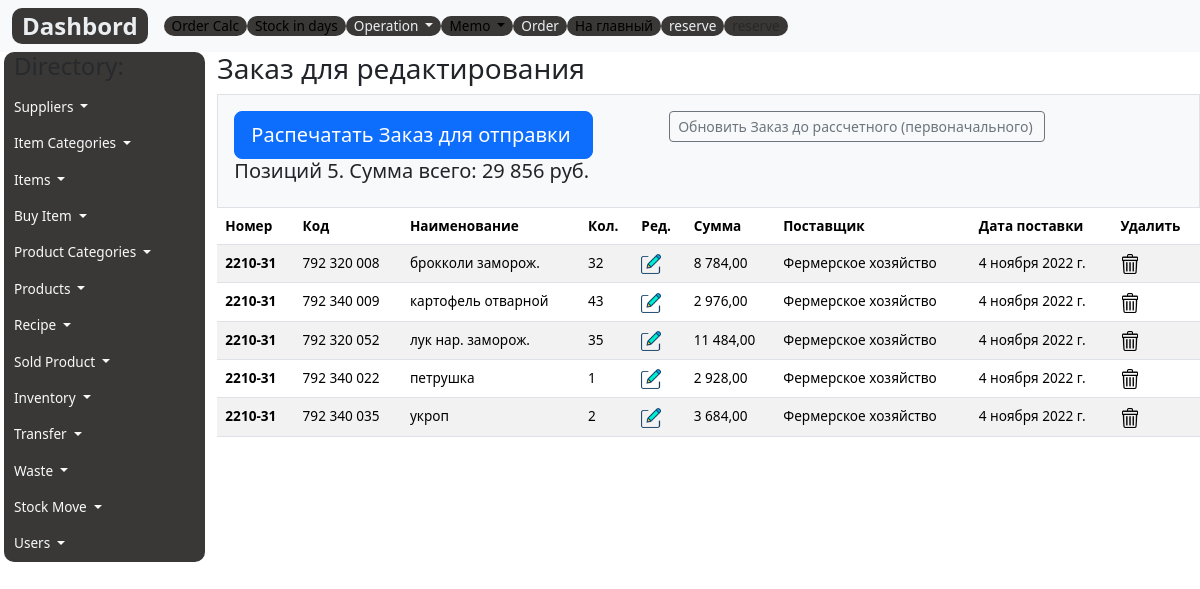
Before: /acore/order with the older database file.
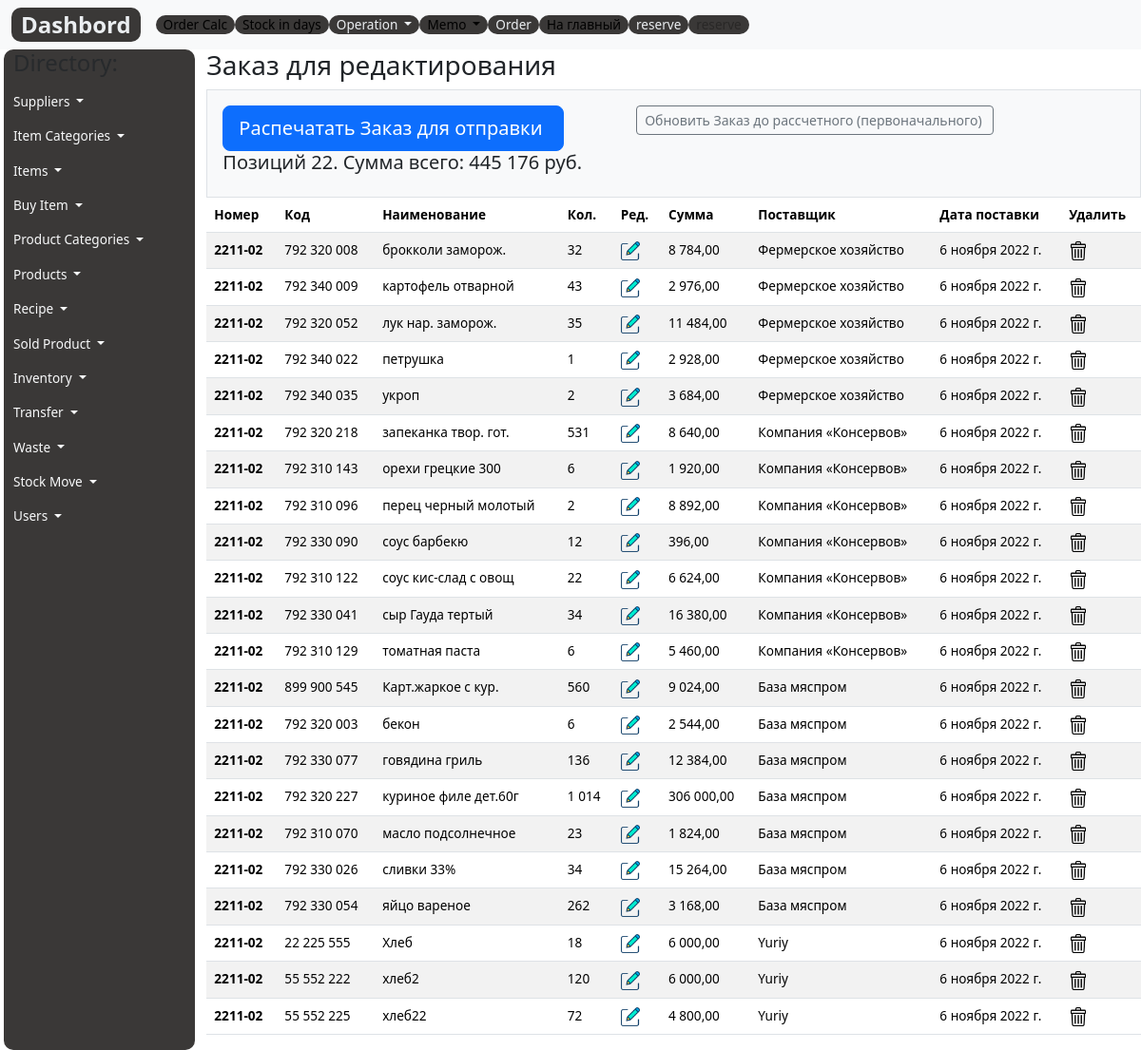
After: the same page with the newer database file.
### acore/models.py (models this page shows, shortened)
class Order(models.Model):
    code=models.DecimalField(max_digits=12, help_text="Не более 12 знаков",decimal_places=0,null=True,verbose_name='Код')
    name = models.CharField(max_length=200, help_text="Не более 200 знаков", db_index=True)
    order_number = models.CharField(max_length=10, help_text="Не более 10 знаков",)
    order= models.IntegerField(verbose_name='Заказ, ед.')
    order_cost=models.DecimalField(max_digits=10, help_text="Не более 10 знаков",decimal_places=2, null=True)
    supply_pack = models.IntegerField(verbose_name='Упаковка, ед.', null=True, default=1)
    supplier=models.CharField(max_length=200, help_text="Не более 200 знаков", null=True)
    delivery_date = models.DateField(verbose_name='Дата поставки')
    created_date = models.DateField(auto_now_add=True)
    class Meta:
        ordering = ['-supplier','name']
        verbose_name = 'Заказ'
        verbose_name_plural = 'Заказ'

### acore/views.py (the view)
# urls.py: path('order', order, name='order'),
def order(request):
    order=Order.objects.all()
    summ_order = Order.objects.aggregate(sum_order=Sum('order_cost')).get('sum_order')
    order_costs=summ_order
    context={
        'title':'Order for',
        'order': order,
        'order_costs':order_costs
    }
    return render(request,'list/order.html', context)

### acore/templates/list/order.html (shortened to what this page needs)
{% extends 'base.html' %}
{% load static %}
{% block content %}
<h3>Заказ для редактирования</h3>
<div class="col-12">
  <div class="p-3 border bg-light">
    <div class="row col-11">
      <div class="col-6">
        <form action="{% url 'print' %}" method="post" novalidate="novalidate">
          <input id="payment-button" type="submit" class="btn btn-lg btn-primary btn-block" name="export"
            value="Распечатать Заказ для отправки " />
        </form>
      </div>
      <div class="col-5">
        <form action="{% url 'order_calc' %}" method="post" novalidate="novalidate">
          <input id="payment-button" type="submit" class="btn btn-sm btn-outline-secondary btn-block" name="export"
            value="Обновить Заказ до рассчетного (первоначального) " />
        </form>
      </div>
    </div>
    <h5>Позиций {{order.count}}. Сумма всего: {{order_costs}} руб. </h5>
  </div>
</div>
<table class="table table-striped">
  <thead style="position: sticky;
  top: -1px;
  z-index: 2;background: #9d9e9e;">
    <tr>
      <th scope="col">Номер</th>
      <th scope="col">Код</th>
      <th scope="col">Наименование</th>
      <th scope="col">Кол.</th>
      <th scope="col">Ред.</th>
      <th scope="col">Сумма</th>
      <th scope="col">Поставщик</th>
      <th scope="col">Дата поставки</th>
      <th scope="col">Удалить</th>
    </tr>
  </thead>
  <tbody>
    {% for item in order %}
    <tr>
      <th scope="row">{{item.order_number}}</th>
      <td>{{item.code}}</td>
      <td>{{item.name}}</td>
      <td>{{item.order}}</td>
      <td><a href='{% url "order_edit_form" item.id %}'><img width="20px" src="{% static 'images/edit.png' %}"
            alt="Edit"></a>
      </td>
      <td>{{item.order_cost}}</td>
      <td>{{item.supplier}}</td>
      <td>{{item.delivery_date}}</td>
      <td><a href='{% url "order_delete" item.id %}'><img width="20px" src="{% static 'images/trash.png' %}"
            alt="Del"></a>
      </td>
    </tr>
    {% endfor %}
  </tbody>
</table>
{% endblock %}

Changed rows visible on the page:
removed Order: order_number "2210-31", code "792 320 008", name "брокколи заморож.", order "32", order_cost "8 784,00", supplier "Фермерское хозяйство", delivery_date "4 ноября 2022 г."
removed Order: order_number "2210-31", code "792 340 009", name "картофель отварной", order "43", order_cost "2 976,00", supplier "Фермерское хозяйство", delivery_date "4 ноября 2022 г."
removed Order: order_number "2210-31", code "792 320 052", name "лук нар. заморож.", order "35", order_cost "11 484,00", supplier "Фермерское хозяйство", delivery_date "4 ноября 2022 г."
removed Order: order_number "2210-31", code "792 340 022", name "петрушка", order "1", order_cost "2 928,00", supplier "Фермерское хозяйство", delivery_date "4 ноября 2022 г."
removed Order: order_number "2210-31", code "792 340 035", name "укроп", order "2", order_cost "3 684,00", supplier "Фермерское хозяйство", delivery_date "4 ноября 2022 г."
added Order: order_number "2211-02", code "792 320 008", name "брокколи заморож.", order "32", order_cost "8 784,00", supplier "Фермерское хозяйство", delivery_date "6 ноября 2022 г."
added Order: order_number "2211-02", code "792 340 009", name "картофель отварной", order "43", order_cost "2 976,00", supplier "Фермерское хозяйство", delivery_date "6 ноября 2022 г."
added Order: order_number "2211-02", code "792 320 052", name "лук нар. заморож.", order "35", order_cost "11 484,00", supplier "Фермерское хозяйство", delivery_date "6 ноября 2022 г."
added Order: order_number "2211-02", code "792 340 022", name "петрушка", order "1", order_cost "2 928,00", supplier "Фермерское хозяйство", delivery_date "6 ноября 2022 г."
added Order: order_number "2211-02", code "792 340 035", name "укроп", order "2", order_cost "3 684,00", supplier "Фермерское хозяйство", delivery_date "6 ноября 2022 г."
added Order: order_number "2211-02", code "792 320 218", name "запеканка твор. гот.", order "531", order_cost "8 640,00", supplier "Компания «Консервов»", delivery_date "6 ноября 2022 г."
added Order: order_number "2211-02", code "792 310 143", name "орехи грецкие 300", order "6", order_cost "1 920,00", supplier "Компания «Консервов»", delivery_date "6 ноября 2022 г."
added Order: order_number "2211-02", code "792 310 096", name "перец черный молотый", order "2", order_cost "8 892,00", supplier "Компания «Консервов»", delivery_date "6 ноября 2022 г."
added Order: order_number "2211-02", code "792 330 090", name "соус барбекю", order "12", order_cost "396,00", supplier "Компания «Консервов»", delivery_date "6 ноября 2022 г."
added Order: order_number "2211-02", code "792 310 122", name "соус кис-слад с овощ", order "22", order_cost "6 624,00", supplier "Компания «Консервов»", delivery_date "6 ноября 2022 г."
added Order: order_number "2211-02", code "792 330 041", name "сыр Гауда тертый", order "34", order_cost "16 380,00", supplier "Компания «Консервов»", delivery_date "6 ноября 2022 г."
added Order: order_number "2211-02", code "792 310 129", name "томатная паста", order "6", order_cost "5 460,00", supplier "Компания «Консервов»", delivery_date "6 ноября 2022 г."
added Order: order_number "2211-02", code "899 900 545", name "Карт.жаркое с кур.", order "560", order_cost "9 024,00", supplier "База мяспром", delivery_date "6 ноября 2022 г."
added Order: order_number "2211-02", code "792 320 003", name "бекон", order "6", order_cost "2 544,00", supplier "База мяспром", delivery_date "6 ноября 2022 г."
added Order: order_number "2211-02", code "792 330 077", name "говядина гриль", order "136", order_cost "12 384,00", supplier "База мяспром", delivery_date "6 ноября 2022 г."
added Order: order_number "2211-02", code "792 320 227", name "куриное филе дет.60г", order "1 014", order_cost "306 000,00", supplier "База мяспром", delivery_date "6 ноября 2022 г."
added Order: order_number "2211-02", code "792 310 070", name "масло подсолнечное", order "23", order_cost "1 824,00", supplier "База мяспром", delivery_date "6 ноября 2022 г."
added Order: order_number "2211-02", code "792 330 026", name "сливки 33%", order "34", order_cost "15 264,00", supplier "База мяспром", delivery_date "6 ноября 2022 г."
added Order: order_number "2211-02", code "792 330 054", name "яйцо вареное", order "262", order_cost "3 168,00", supplier "База мяспром", delivery_date "6 ноября 2022 г."
added Order: order_number "2211-02", code "22 225 555", name "Хлеб", order "18", order_cost "6 000,00", supplier "Yuriy", delivery_date "6 ноября 2022 г."
added Order: order_number "2211-02", code "55 552 222", name "хлеб2", order "120", order_cost "6 000,00", supplier "Yuriy", delivery_date "6 ноября 2022 г."
added Order: order_number "2211-02", code "55 552 225", name "хлеб22", order "72", order_cost "4 800,00", supplier "Yuriy", delivery_date "6 ноября 2022 г."
Other visible differences:
{{ order.count }}: "5" → "22"
{{ order_costs }}: "29 856" → "445 176"
